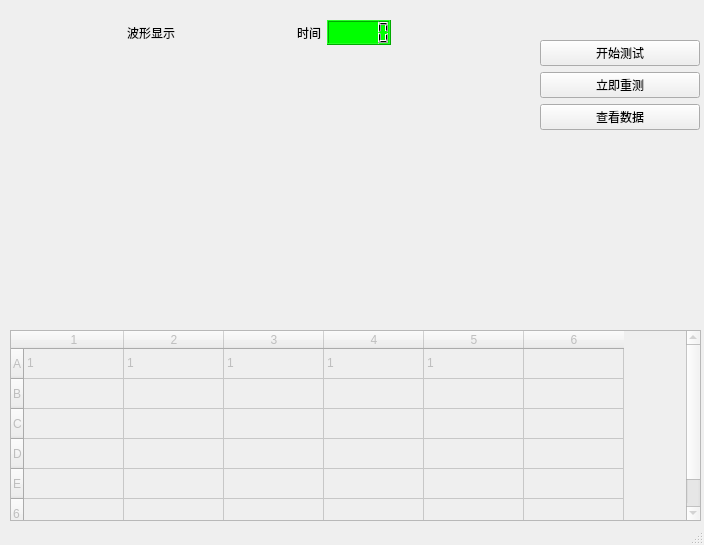
<?xml version="1.0" encoding="UTF-8"?>
<ui version="4.0">
 <class>MainWindow</class>
 <widget class="QMainWindow" name="MainWindow">
  <property name="geometry">
   <rect>
    <x>0</x>
    <y>0</y>
    <width>704</width>
    <height>545</height>
   </rect>
  </property>
  <property name="windowTitle">
   <string>MainWindow</string>
  </property>
  <widget class="QWidget" name="centralwidget">
   <widget class="QWidget" name="verticalLayoutWidget">
    <property name="geometry">
     <rect>
      <x>540</x>
      <y>40</y>
      <width>160</width>
      <height>92</height>
     </rect>
    </property>
    <layout class="QVBoxLayout" name="verticalLayout">
     <item>
      <widget class="QPushButton" name="pushButton">
       <property name="styleSheet">
        <string notr="true">font: 12pt &quot;Arial&quot;;</string>
       </property>
       <property name="text">
        <string>开始测试</string>
       </property>
      </widget>
     </item>
     <item>
      <widget class="QPushButton" name="pushButton_2">
       <property name="styleSheet">
        <string notr="true">font: 12pt &quot;Arial&quot;;</string>
       </property>
       <property name="text">
        <string>立即重测</string>
       </property>
      </widget>
     </item>
     <item>
      <widget class="QPushButton" name="pushButton_3">
       <property name="styleSheet">
        <string notr="true">font: 12pt &quot;Arial&quot;;</string>
       </property>
       <property name="text">
        <string>查看数据</string>
       </property>
      </widget>
     </item>
    </layout>
   </widget>
   <widget class="QWidget" name="verticalLayoutWidget_2">
    <property name="geometry">
     <rect>
      <x>10</x>
      <y>50</y>
      <width>381</width>
      <height>271</height>
     </rect>
    </property>
    <layout class="QVBoxLayout" name="verticalLayout_2"/>
   </widget>
   <widget class="QWidget" name="horizontalLayoutWidget">
    <property name="geometry">
     <rect>
      <x>10</x>
      <y>20</y>
      <width>381</width>
      <height>25</height>
     </rect>
    </property>
    <layout class="QHBoxLayout" name="horizontalLayout">
     <item>
      <spacer name="horizontalSpacer">
       <property name="orientation">
        <enum>Qt::Horizontal</enum>
       </property>
       <property name="sizeHint" stdset="0">
        <size>
         <width>40</width>
         <height>20</height>
        </size>
       </property>
      </spacer>
     </item>
     <item>
      <widget class="QLabel" name="label">
       <property name="styleSheet">
        <string notr="true">font: 12pt &quot;Arial&quot;;
</string>
       </property>
       <property name="text">
        <string>波形显示</string>
       </property>
      </widget>
     </item>
     <item>
      <spacer name="horizontalSpacer_2">
       <property name="orientation">
        <enum>Qt::Horizontal</enum>
       </property>
       <property name="sizeHint" stdset="0">
        <size>
         <width>40</width>
         <height>20</height>
        </size>
       </property>
      </spacer>
     </item>
     <item>
      <widget class="QLabel" name="label_2">
       <property name="styleSheet">
        <string notr="true">font: 12pt &quot;Arial&quot;;
</string>
       </property>
       <property name="text">
        <string>时间</string>
       </property>
      </widget>
     </item>
     <item>
      <widget class="QLCDNumber" name="lcdNumber">
       <property name="styleSheet">
        <string notr="true">background-color: rgb(0, 255, 0);</string>
       </property>
      </widget>
     </item>
    </layout>
   </widget>
   <widget class="QTableWidget" name="tableWidget">
    <property name="enabled">
     <bool>false</bool>
    </property>
    <property name="geometry">
     <rect>
      <x>10</x>
      <y>330</y>
      <width>691</width>
      <height>191</height>
     </rect>
    </property>
    <property name="rowCount">
     <number>6</number>
    </property>
    <row>
     <property name="text">
      <string>A</string>
     </property>
    </row>
    <row>
     <property name="text">
      <string>B</string>
     </property>
    </row>
    <row>
     <property name="text">
      <string>C</string>
     </property>
    </row>
    <row>
     <property name="text">
      <string>D</string>
     </property>
    </row>
    <row>
     <property name="text">
      <string>E</string>
     </property>
    </row>
    <row/>
    <column>
     <property name="text">
      <string>1</string>
     </property>
    </column>
    <column>
     <property name="text">
      <string>2</string>
     </property>
    </column>
    <column>
     <property name="text">
      <string>3</string>
     </property>
    </column>
    <column>
     <property name="text">
      <string>4</string>
     </property>
    </column>
    <column>
     <property name="text">
      <string>5</string>
     </property>
    </column>
    <column>
     <property name="text">
      <string>6</string>
     </property>
    </column>
    <item row="0" column="0">
     <property name="text">
      <string>1</string>
     </property>
    </item>
    <item row="0" column="1">
     <property name="text">
      <string>1</string>
     </property>
    </item>
    <item row="0" column="2">
     <property name="text">
      <string>1</string>
     </property>
    </item>
    <item row="0" column="3">
     <property name="text">
      <string>1</string>
     </property>
    </item>
    <item row="0" column="4">
     <property name="text">
      <string>1</string>
     </property>
    </item>
    <item row="0" column="5">
     <property name="text">
      <string/>
     </property>
    </item>
   </widget>
  </widget>
  <widget class="QStatusBar" name="statusbar"/>
 </widget>
 <resources/>
 <connections/>
</ui>
